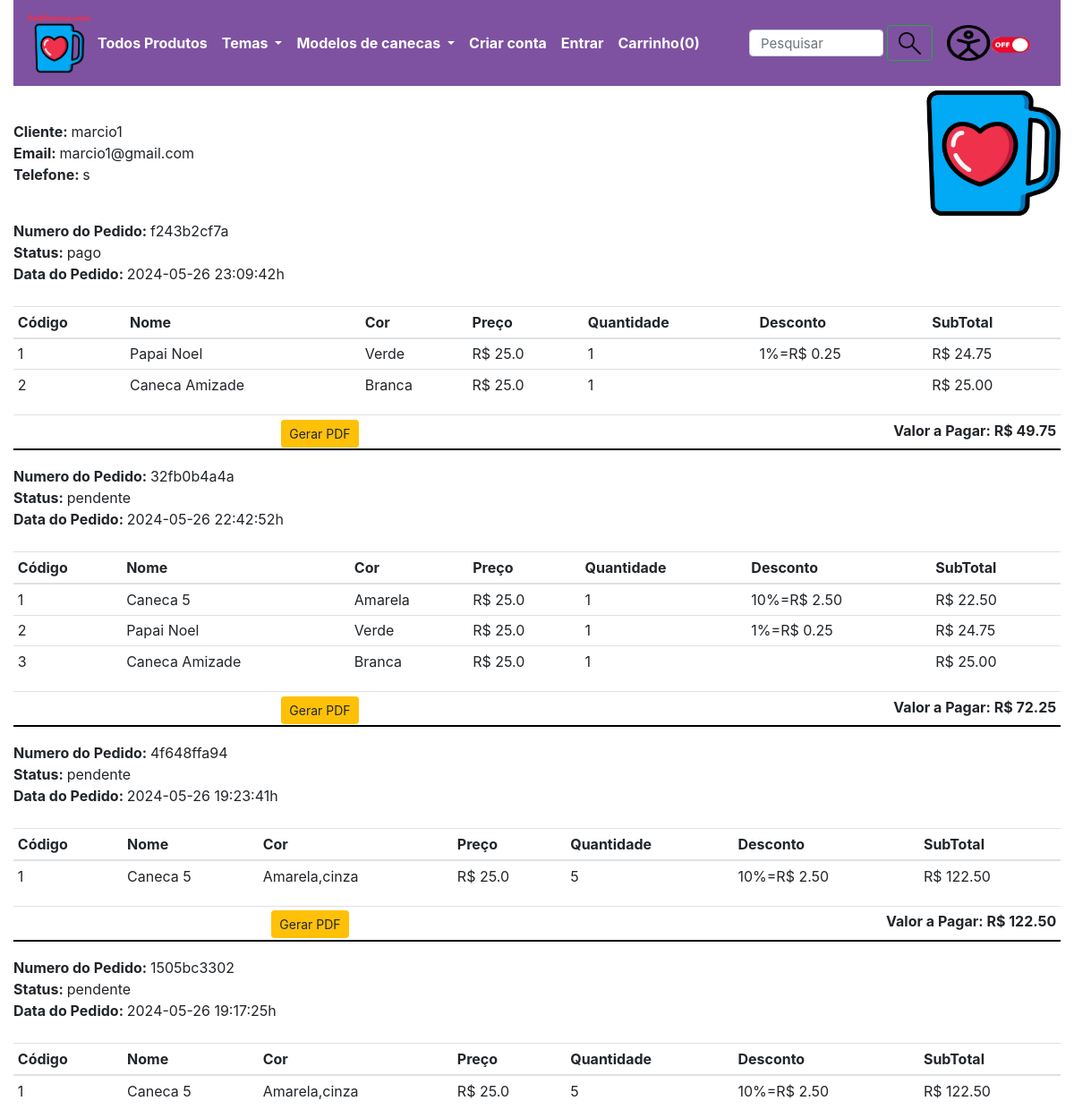
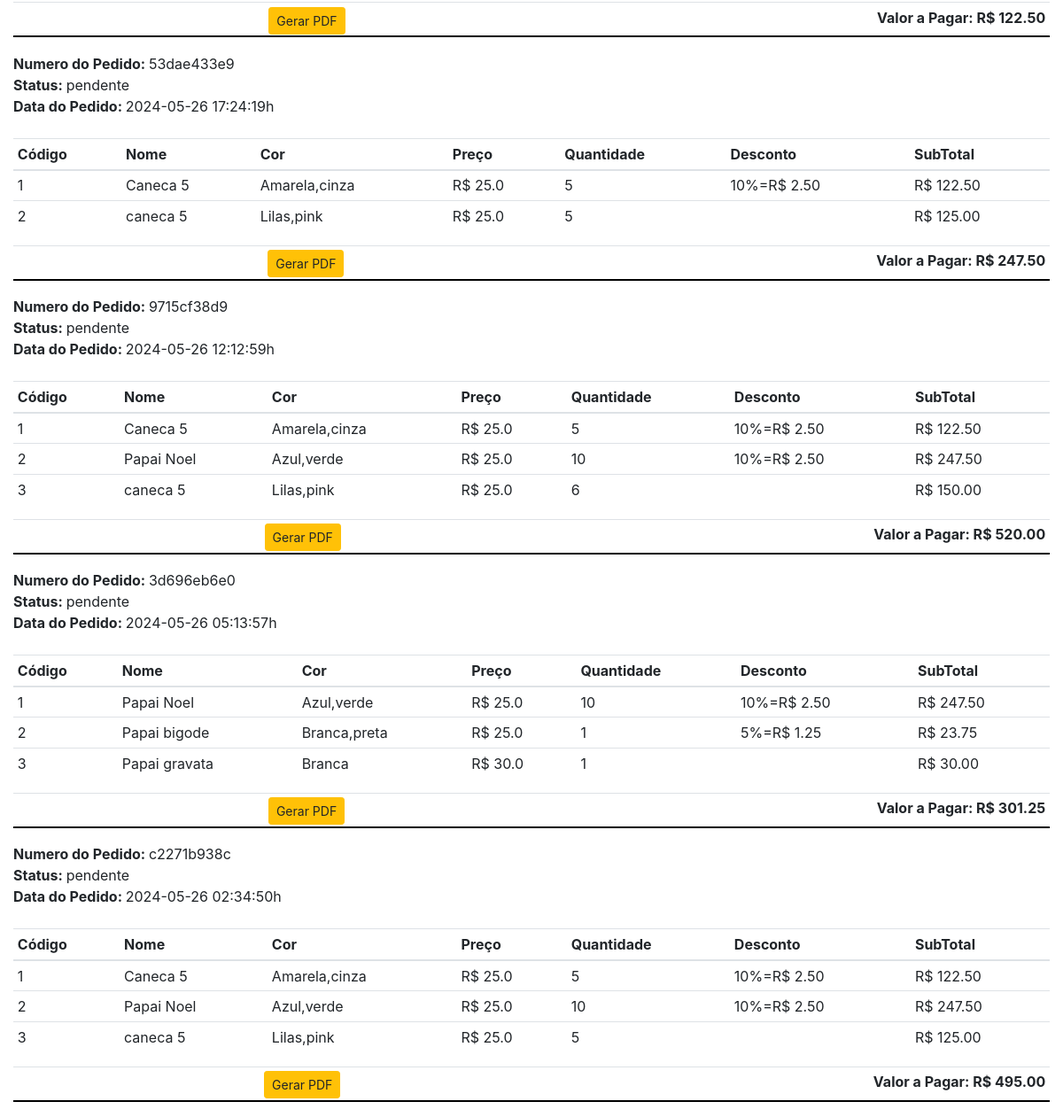
/meus_pedidos/1, run on the app's committed database (2 pictures, top to bottom).
### loja/clientes/model.py (models this page shows, shortened)
class Cadastrar(db.Model, UserMixin):
    id = db.Column(db.Integer, primary_key = True)
    name = db.Column(db.String(50), unique = False)
    username = db.Column(db.String(50), unique = True)
    email = db.Column(db.String(50), unique = True)
    password = db.Column(db.String(50), unique = False)
    state = db.Column(db.String(50), unique = False)
    city = db.Column(db.String(50), unique = False)
    contact = db.Column(db.String(50) ,unique = False)
    address = db.Column(db.String(50) ,unique = False)
    zipcode = db.Column(db.String(50) ,unique = False)
    profile = db.Column(db.String(50), unique = False, default='profile.jpg')
    data_criado = db.Column(db.DateTime, nullable=False,default=datetime.now)

class ClientePedido(db.Model):
    id = db.Column(db.Integer, primary_key= True)
    notafiscal = db.Column(db.String(20), unique= True, nullable=False)
    status = db.Column(db.String(20), default='pendente', nullable=False)
    cliente_id = db.Column(db.Integer, unique= False, nullable=False)
    data_criado = db.Column(db.DateTime, default=datetime.now().replace(microsecond=0), nullable=False)
    pedido = db.Column(JsonEcodeDict)

### loja/clientes/rotas.py (the view)
@app.route('/meus_pedidos/<int:cliente_id>')
def pedidos_cliente(cliente_id):
    cliente = Cadastrar.query.get_or_404(cliente_id)
    pedidos = ClientePedido.query.filter_by(cliente_id=cliente_id).order_by(ClientePedido.data_criado.desc()).all()
    for pedido in pedidos:
        valor_total = 0
        for key, produto in pedido.pedido.items():
            quantidade = float(produto.get('quantidade', 0))
            preco = float(produto.get('preco', 0))
            desconto = (produto.get('desconto', 0) / 100) * preco
            subtotal = quantidade * preco
            subtotal_com_desconto = subtotal - desconto
            valor_total += subtotal_com_desconto
        pedido.valor_total = valor_total
    return render_template('cliente/meus_pedidos.html', cliente=cliente, pedidos=pedidos)

### loja/clientes/model.py (called while the page is built)
    def process_result_value(self, value, dialect):
        if value is None:
            return {}
        else:
            return json.loads(value)

### loja/templates/cliente/meus_pedidos.html (shortened to what this page needs)
<!DOCTYPE html>
<html lang="en">
<head>
</head>
{% extends 'layouts.html' %}
{% block content %}
      {% if cliente %}
{% include 'navbar.html' %}
<div class="container-fluid">
  <div class="row">
    <div class="col-md-12">
        <div style="display: flex; justify-content: space-between; align-items: center;">
          <div>
            <br>
            <strong>Cliente: </strong>{{cliente.name}}
            <br>
            <strong>Email: </strong>{{cliente.email}}
            <br>
            <strong>Telefone: </strong>{{cliente.contact}}
            <br>
            <br>
          </div>
          <div>
            <img src="{{ url_for('static', filename='imagens/icone_caneca.png') }}" alt="Logo" style="max-width: 150px;">
          </div>
        </div>
        {% for pedido in pedidos %}
        <div>
          <strong>Numero do Pedido: </strong>{{pedido.notafiscal}}
          <br>
          <strong>Status: </strong>{{pedido.status}}
          <br>
          <strong>Data do Pedido: </strong>{{pedido.data_criado}}h
          <br><br>
          <table class="table table-sm">
            <thead>
              <th>Código</th>
              <th>Nome</th>
              <th>Cor</th>
              <th>Preço</th>
              <th>Quantidade</th>
              <th>Desconto</th>
              <th>SubTotal</th>
            </thead>
            <tbody>
              {% for key, produto in pedido.pedido.items() %}
              {% set desconto = "%0.2f" | format((produto.desconto/100) * produto.preco|float) %}
              <tr>
                <td>{{loop.index}}</td>
                <td>{{produto.nome}}</td>
                <form action="{{url_for('updateCarro',code=key)}}" method="post">
                  <td>{{produto.cor|capitalize}}</td>
                  <td>R$ {{produto.preco}}</td>
                  <td>{{produto.quantidade}}</td>
                  {% if produto.desconto > 0 %}
                  <td>{{produto.desconto}}%=R$ {{desconto}}</td>
                  {% else %}
                  <td></td>
                  {% endif %}
                  {% set subtotal = produto.quantidade|int * produto.preco|float %}
                  <td>R$ {{"%0.2f"|format((subtotal|float) - desconto|float)}}</td>
                </form>
              </tr>
              {% endfor %}
            </tbody>
          </table>
          <table class="table table-sm float-right">
              <tr>
                  {% set amount = pedido.valor_total * 100 %}
                <td>
                  <form id="pdfForm" action="{{url_for('get_pdf', notafiscal=pedido.notafiscal)}}" method="post" target="_blank">
                    <button type="submit" class="btn btn-warning btn-sm float-right">Gerar PDF</button>
                  </form>
                </td>
                <td colspan="5" class="text-right"><strong>Valor a Pagar: R$ {{"%0.2f"|format(pedido.valor_total)}}</strong></td>
              </tr>
          </table>
          <hr style="margin-top: 54px; border-width: 2px; border-color: black;">
        </div>
        {% endfor %}
      {% else %}
      <p>Nenhum pedido encontrado.</p>
      {% endif %}
    </div>
  </div>
</div>
{% endblock content %}

### loja/templates/layouts.html (shortened to what this page needs)
<!doctype html>
<html lang="en">
  <head>
    <link rel="stylesheet" href=" {{url_for('static', filename='css/bootstrap.min.css')}}">
  </head>
  <body>
{% block content %}
{% endblock content %}
  </body>
</html>

### loja/templates/navbar.html (shortened to what this page needs)
<div class="container-fluid" >
    <nav class="navbar navbar-expand-lg navbar-light" style="background-color: #7E52A0;">
      <a class="navbar-brand" href="/" style="margin-right: auto; text-align: center;">
        <div style="display: flex; flex-direction: column; align-items: center;">
            <img src="{{ url_for('static', filename='imagens/icone_caneca_PedCaneca.png') }}" title="Página Inicial" width="70" height="70">
        </div>
      </a>
        <div class="collapse navbar-collapse" id="navbarSupportedContent">
          <ul class="navbar-nav mr-auto font-weight-bold">
            <li class="nav-item">
              <a class="nav-link" style="color: white;" href="/">Todos Produtos</a>
            </li>
            <li class="nav-item dropdown">
              <a class="nav-link dropdown-toggle" style="color:white;" href="#" id="navbarDropdown" role="button" data-toggle="dropdown" aria-haspopup="true" aria-expanded="false">
                Temas
              </a>
              </li>
            <li class="nav-item dropdown">
              <a class="nav-link dropdown-toggle" style="color:white;" href="#" id="navbarDropdown" role="button" data-toggle="dropdown" aria-haspopup="true" aria-expanded="false">
                Modelos de canecas
              </a>
            </li>
              {% if current_user.is_authenticated %}
              <li class="nav-item dropdown">
                <a class="nav-link dropdown-toggle" style="color:white;" href="#" id="navbarDropdown" role="button" data-toggle="dropdown" aria-haspopup="true" aria-expanded="false">
                  Bem vindo(a) {{current_user.name}}
                </a>
                <div class="dropdown-menu" aria-labelledby="navbarDropdown">
                  <a class="dropdown-item" style="color: red; font-weight: bold;" href="{{url_for('pedidos_cliente', cliente_id=current_user.id)}}">Seus pedidos</a>
                </div>
              </li>
              <li class="nav-item">
                <a class="nav-link" style="color:white;" href="{{url_for('cliente_logout')}}">Sair</a>
              </li>
              {% else %}
              <li class="nav-item">
                <a class="nav-link" style="color:white;" href="{{url_for('cadastrar_clientes')}}">Criar conta</a>
              </li>
              <li class="nav-item">
                <a class="nav-link" style="color:white;" href="{{url_for('clienteLogin')}}">Entrar</a>
              </li>
              {% endif %}
              <li class="nav-item">
                <a class="nav-link" style="color:white;" href="{{url_for('getCart')}}" tabindex="-1">Carrinho({{session['LojainCarrinho']|length}})</a>
              </li>
          </ul>
          <form class="form-inline my-2 my-lg-0" method="POST">
            <input class="form-control mr-sm-1" type="text" placeholder="Pesquisar" autofocus="autofocus" name="search_string" style="width: 150px; height: 30px; font-size: 15px" >
            <button class="btn btn-outline-success my-2 my-sm-0" type="submit" formaction="/search" title="Pesquisar">
              <img src="{{ url_for('static', filename='imagens/lupa.png') }}" alt="Pesquisar" width="25" height="25">
            </button>
            <a class="nav-link" href="{{url_for('home1')}}" > <img src="{{ url_for('static', filename='imagens/acessibilidade.png') }}" title="Acessibilidade" width="95" height="40"> </a>
          </form>
        </div>
      </nav>
    </div>

### loja/templates/cliente/meus_pedidos.html (style rules this page uses)
.text-right { text-align: right; }

### data on the page
Cadastrar: name "marcio1", email "marcio1@gmail.com", contact "s"
ClientePedido: notafiscal "f243b2cf7a", status "pago", data_criado "2024-05-26 23:09:42", nome "Papai Noel" "Caneca Amizade", cor "Verde" "Branca", preco "25.0" "25.0", quantidade "1" "1", desconto "1", pedido "0.25", value "24.75" "25.00", valor_total "49.75"
ClientePedido: notafiscal "32fb0b4a4a", status "pendente", data_criado "2024-05-26 22:42:52", nome "Caneca 5" "Papai Noel" "Caneca Amizade", cor "Amarela" "Verde" "Branca", preco "25.0" "25.0" "25.0", quantidade "1" "1" "1", desconto "10" "1", pedido "2.50" "0.25", value "22.50" "24.75" "25.00", valor_total "72.25"
ClientePedido: notafiscal "4f648ffa94", status "pendente", data_criado "2024-05-26 19:23:41", nome "Caneca 5", cor "Amarela,cinza", preco "25.0", quantidade "5", desconto "10", pedido "2.50", value "122.50", valor_total "122.50"
ClientePedido: notafiscal "1505bc3302", status "pendente", data_criado "2024-05-26 19:17:25", nome "Caneca 5", cor "Amarela,cinza", preco "25.0", quantidade "5", desconto "10", pedido "2.50", value "122.50", valor_total "122.50"
ClientePedido: notafiscal "53dae433e9", status "pendente", data_criado "2024-05-26 17:24:19", nome "Caneca 5" "caneca 5", cor "Amarela,cinza" "Lilas,pink", preco "25.0" "25.0", quantidade "5" "5", desconto "10", pedido "2.50", value "122.50" "125.00", valor_total "247.50"
ClientePedido: notafiscal "9715cf38d9", status "pendente", data_criado "2024-05-26 12:12:59", nome "Caneca 5" "Papai Noel" "caneca 5", cor "Amarela,cinza" "Azul,verde" "Lilas,pink", preco "25.0" "25.0" "25.0", quantidade "5" "10" "6", desconto "10" "10", pedido "2.50" "2.50", value "122.50" "247.50" "150.00", valor_total "520.00"
ClientePedido: notafiscal "3d696eb6e0", status "pendente", data_criado "2024-05-26 05:13:57", nome "Papai Noel" "Papai bigode" "Papai gravata", cor "Azul,verde" "Branca,preta" "Branca", preco "25.0" "25.0" "30.0", quantidade "10" "1" "1", desconto "10" "5", pedido "2.50" "1.25", value "247.50" "23.75" "30.00", valor_total "301.25"
ClientePedido: notafiscal "c2271b938c", status "pendente", data_criado "2024-05-26 02:34:50", nome "Caneca 5" "Papai Noel" "caneca 5", cor "Amarela,cinza" "Azul,verde" "Lilas,pink", preco "25.0" "25.0" "25.0", quantidade "5" "10" "5", desconto "10" "10", pedido "2.50" "2.50", value "122.50" "247.50" "125.00", valor_total "495.00"

### other printed values
{{ session['LojainCarrinho']|length }} "0"
